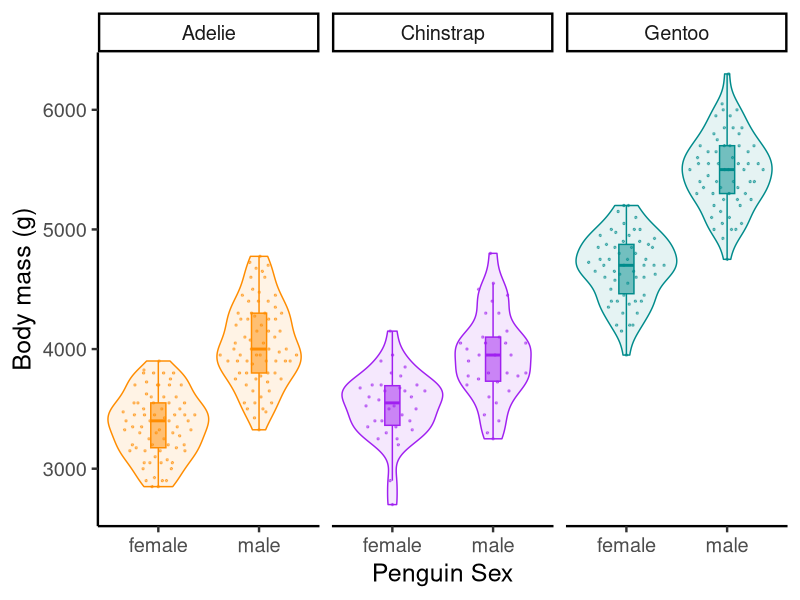

This figure's R source:
## ---- chunk 1
#| warning: false
#| message: false
#| code-fold: true
#| label: fig-penguinsize
#| fig-cap: "Size of Palmer penguins (Adélie: *Pygoscelis adeliae*, chinstrap: *P. antarctica*, gentoo: *P. papua*) split by sex and species. Each point represents the body mass in grams for an individual penguin. The shape of the distribution is indicated by the violin (shading) and jittering of points. The boxplots show the median (thicker horizontal bar), middle 50% of the data (box), and whiskers (thin vertical lines). In most cases the whiskers here reach to the minimum or maximum, but there are a few cases where they reach 1.5 times the interquartile range from the edge of the box and points beyond are considered outliers."
#| fig-alt: "Body size (in grams) from just under 3000 up to a little over 6000 on the y-axis. The x-axis is split into 3 facets representing 3 penguin species (Adelie, Chinstrap, and Gentoo), which are each split by sex into female and male. In all cases, the typical males are larger than the females. Most of the distributions are fairly unimodal but not perfectly symmetrical."

library(palmerpenguins)
library(dplyr)
library(ggplot2)
library(ggbeeswarm)

bodysize <- penguins |> 
  filter(!is.na(sex)) |> 
  ggplot(aes(x = sex,
             y = body_mass_g,
             color = species, fill = species)) +
  geom_violin(width=1, alpha=0.1) +
  geom_quasirandom(                              
    shape=21, size=0.5, alpha = 0.5, width=0.4) + 
  geom_boxplot(width=0.15, alpha=0.5, outlier.shape= NA) +
  scale_color_manual(values = c("darkorange","purple","cyan4")) +
  scale_fill_manual(values = c("darkorange","purple","cyan4")) +
  labs(x = "Penguin Sex",
       y = "Body mass (g)")+
  theme_classic(base_size=18) +
  theme(legend.position="none") +
  facet_wrap(vars(species))

bodysize
